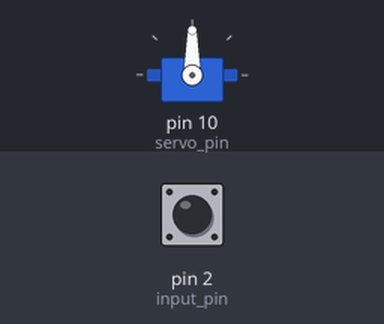
The sketch below on a simulated Arduino Uno, built with avr-gcc and run on an emulated ATmega328P. On the bench: servo. The test bench sets the inputs (shaded band); at power-on: pin 2 (input_pin) LOW.

Above: at 1.2 s.
1.3 s: pin 2 (input_pin) pulsed HIGH 2 times (0.12 s each, 0.3 s apart)
At 2.8 s:
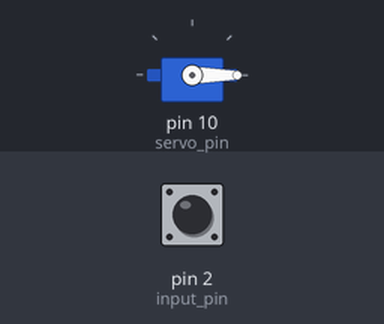
3.4 s: pin 2 (input_pin) driven HIGH
At 4.6 s:
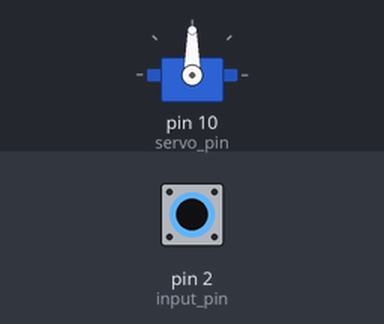
4.9 s: pin 2 (input_pin) driven LOW
At 5.7 s:
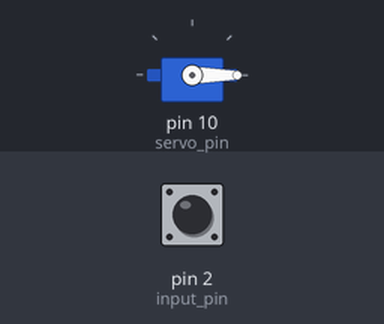
Timing chart, 0 to 7.9 s (numbered marks = the images above; inputs shaded):
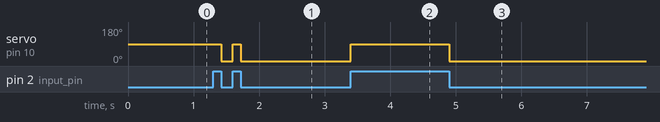

The sketch:

defbox-servo.ino
```cpp
#include <Servo.h>
#include <SoftwareSerial.h>

Servo myservo1;
int servo_pin = 10;
int input_pin = 2;
int open_box = 0;
//int ldr_pin = 13;

void setup()
{
  pinMode(input_pin, INPUT);
  myservo1.attach(servo_pin);
  myservo1.write(90);
//  Serial.begin(9600);
}

void loop()
{
  if (digitalRead(input_pin) == HIGH) {
    if (open_box == 0) {
      myservo1.write(90);
      open_box = 1;
    }
  } else {
    if (open_box == 1) {
      myservo1.write(0);
      open_box = 0;
    }
  }
//  int i = 0;
//    for (i = 0; i<10; i++) {
//      myservo1.write(0);
//      delay(350);
//      myservo1.write(90);
//      open_box = 1;
//
//      delay(2000);
//
//      myservo1.write(180);
//      delay(368);
//      myservo1.write(90);
//      open_box = 0;
//
//      delay(2000);
//    }
//  int LDRValue = analogRead(ldr_pin);
//  Serial.println(LDRValue);
}
```

Measured:
- after the input at 1.3 s, servo on pin 10 (servo_pin): 90° → 0° after 0.12 s, → 90° 0.18 s later, → 0° 0.12 s later
- after the input at 3.4 s, servo on pin 10 (servo_pin): 0° → 90° at once
- after the input at 4.9 s, servo on pin 10 (servo_pin): 90° → 0° at once
